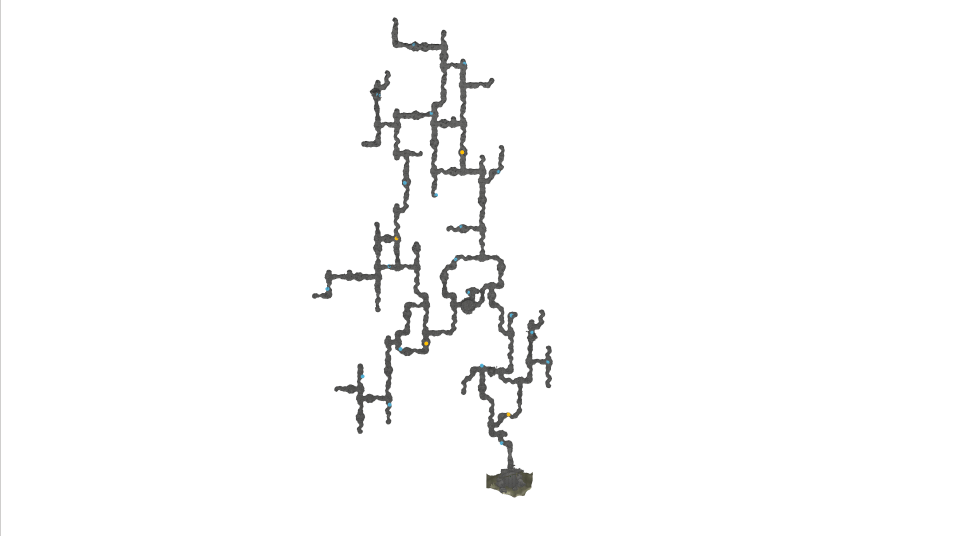
%> input picture png2map/0.png, 1920 x 1071 px (shown at 1/2 size)
$ octave png2map.m   (GNU Octave 9; MATLAB toolbox functions it lacks are replaced by stand-ins)
%> lines starting %> are read from the running program, lines starting %| are printed output that depends on the picture; in (x1, y1, x2, y2) boxes, pixels count from 0 and x2, y2 are one past the last pixel; in counts of white or black regions, pixels touching at a corner belong together; the program's own positions count from 1
### png2map/plot_environment.m
function plot_environment(environment)

plot(environment{1}(:,1), environment{1}(:,2),'k','LineWidth',2)
for k = 2 : length(environment)
    fill(environment{k}(:,1), environment{k}(:,2),[.5, .5, .5])
end

### png2map/png2map.m
clear all;

%%
% Convert images into BW
IM = imread('0.png');
%> IM is the input picture: size 1071x1920x3 uint8; mean R, G, B 250.2, 250.2, 250.1
IM = rgb2gray(IM);
%> IM: size 1071x1920 uint8
BW = imbinarize(IM);
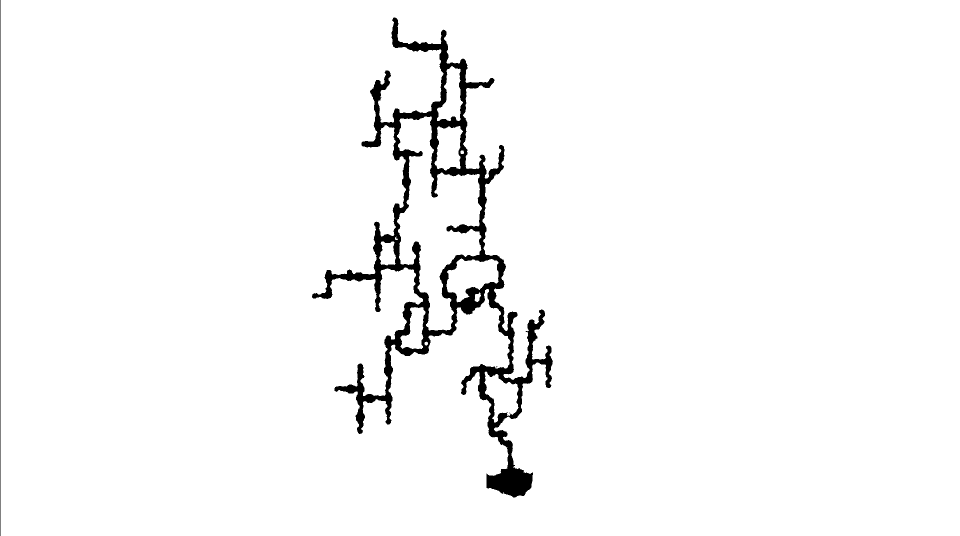
%> BW: size 1071x1920 logical (shown at 1/2 size); 97.1% white; 4 black regions (2 under 20 px), largest, box (x1, y1, x2, y2) and area: (624, 35, 1106, 995) 57922, (0, 0, 1, 1071) 1071

% First find the outer boundary
[OB,OL] = bwboundaries(~BW,'noholes');
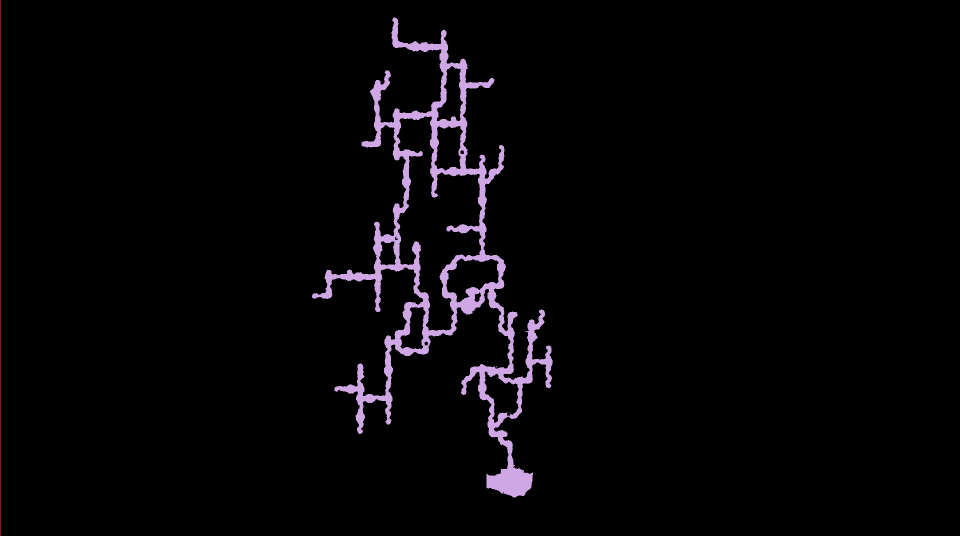
%> OL: size 1071x1920 double (shown at 1/2 size); 5 distinct labels, from 0 to 4; one colour per label, 0 black
%> OB = 4 boundaries; box (x1, y1, x2, y2) and points: (624, 35, 1106, 995) 6295, (0, 0, 1, 1071) 2141, (993, 732, 995, 735) 5, (1015, 829, 1016, 831) 3

% Then the inner hole boundaries
[IB,IL] = bwboundaries(BW,'noholes');
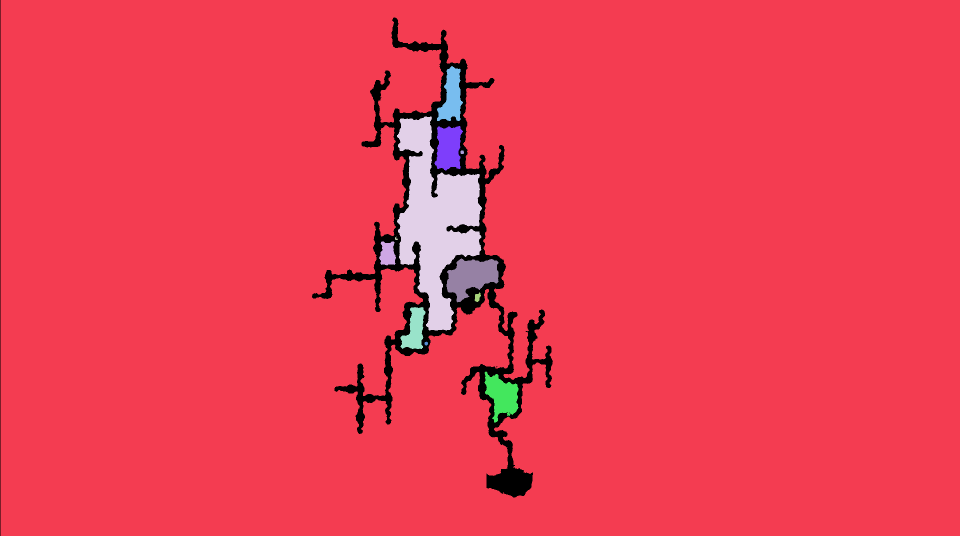
%> IL: size 1071x1920 double (shown at 1/2 size); 13 distinct labels, from 0 to 12; one colour per label, 0 black
%> IB = 12 boundaries; largest, box (x1, y1, x2, y2) and points: (1, 0, 1920, 1071) 5977, (794, 233, 964, 661) 1550, (893, 517, 997, 605) 336, (969, 743, 1037, 845) 309, (874, 132, 926, 242) 295

%%

%Robustness constant
epsilon = 0.000000001;
snap_distance = 0.0005;

% TODO: I assume that the second outer boundary is the actual environment
%       Also assume that the outer boundary is clockwise
%       And inner boundary is counter clockwise
%       These assumptions hold for the specific environment I tested with
%       But might not always be the case. But you can always play around
%       with the flip function used below and the indices to get it to work

environment{1} = [OB{2}(:,2), OB{2}(:,1); OB{2}(1,2) OB{2}(1,1)]; % outer boundary
for k = 2 : length(IB) % holes
    environment = [environment; flip([IB{k}(:,2), IB{k}(:,1); IB{k}(1,2) IB{k}(1,1)]) ];
end
%> this loop made 11 passes

hold on
axis square
plot_environment(environment)
%> the loop in plot_environment, `for k = 2 : length(environment)` made 11 passes
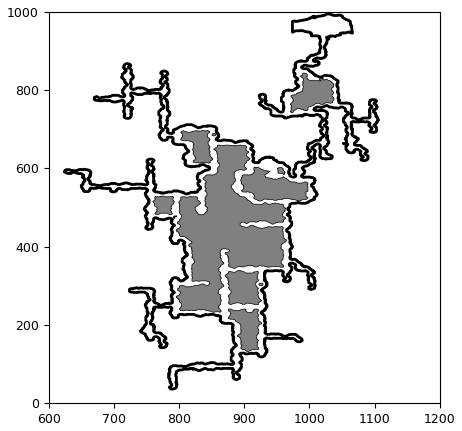
%> figure redrawn from the program's plot data

%Select test points with mouse and plot resulting visibility polygon
while 0 < 1

    %Acquire test point.
%> (the run ends here)
